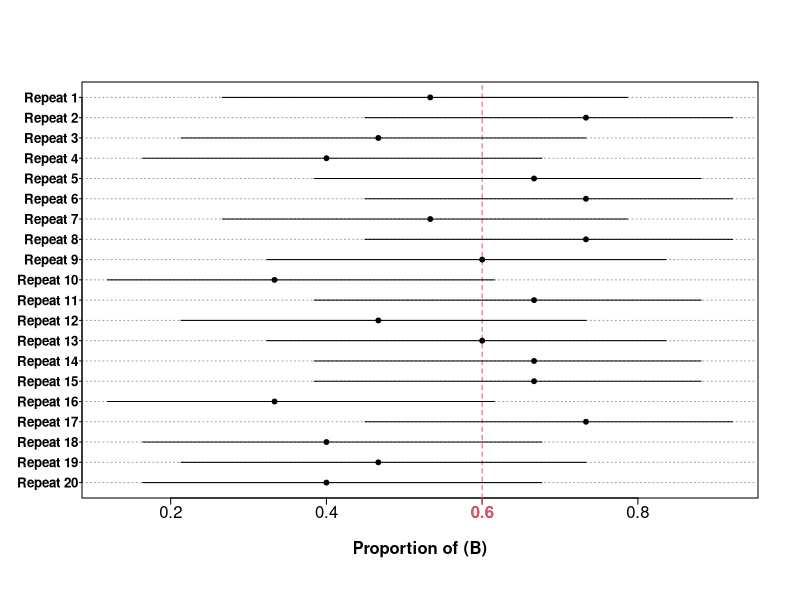

Write R code to recreate this figure.
#############################  
# CI Simulation for binomial
#############################
CI.bi = function(n, p, n.sim, ylabel = FALSE){
  
  fun = function(){
    x = rbinom(1, size = n, prob = p)
   pe = x/n
   CI = binom.test(x, n, p)[[4]]
   c(CI[1], CI[2], pe)
  }
  
  sim <- t(replicate(n.sim, fun()))
  capture = sim[ ,1] <= p & p <= sim[ ,2]
  
  y = unlist(lapply(1:n.sim, function(x) c(x, x)))
  
  original.par = par(no.readonly = TRUE) ; on.exit(par(original.par))
  
  par(mgp = c(2, .2, 0), tck = -.015)
  plot(sim[, 1:2], y, ty = "n", ylab = NA, yaxt = "n", xlab = "Proportion of (B)", font.lab = 2)
  
  abline(h = 1:n.sim, col = 8, lty = 3)
  abline(v = p, lty = 2, col = 2)
  segments(sim[ ,1], 1:n.sim, sim[ ,2], 1:n.sim, lend = 1, col = ifelse(capture, 1, 2))
  axis(1, at = p, col.axis = 2, col = 2, font = 2)
  if(ylabel) axis(2, at = 1:n.sim, labels = paste0("Repeat ", rev(1:n.sim)), font = 2, las = 1, cex.axis = .8, tck = -.006)
  points(sim[, 3], 1:n.sim, pch = 19, col = ifelse(capture, 1, 2), cex = ifelse(n.sim > 50, .6, .65))
  
  noquote(paste0("Coverage = ", mean(capture)*1e2, "%")) 
}
# Example of use:
CI.bi(n = 15, p = .6, n.sim = 20, ylabel = T)
